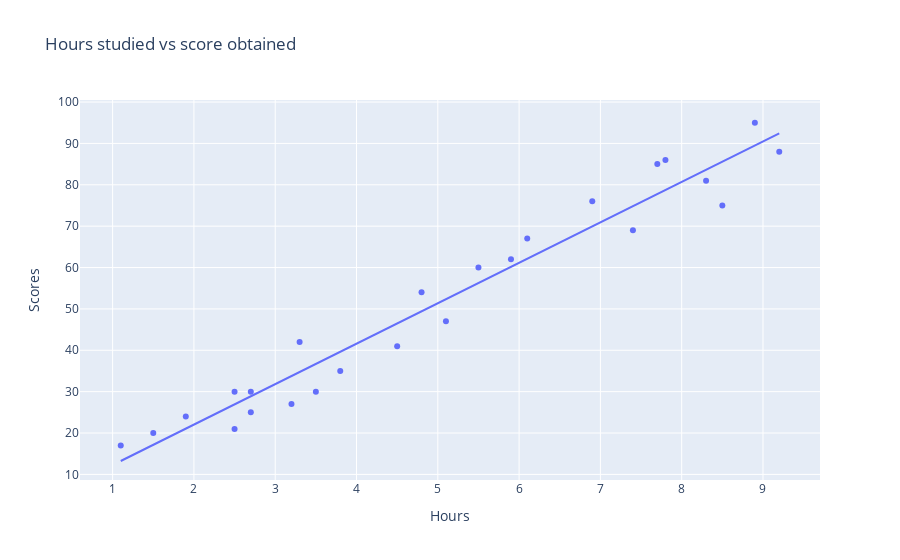

This figure's notebook cell:
### Markdown cell above
# ploting the trendline of the regression using plotly

### Code cell
fig = pex.scatter(dataset, x="Hours", y="Scores",title="Hours studied vs score obtained",trendline='ols')

fig.show()

### Figure 1 — Plotly figure (JSON) as saved in the notebook; plotly's stock layout.template omitted (floating-point values rounded to 4 significant figures)
{"data": [{"hovertemplate": "Hours=%{x}<br>Scores=%{y}<extra></extra>", "legendgroup": "", "marker": {"color": "#636efa", "symbol": "circle"}, "mode": "markers", "name": "", "orientation": "v", "showlegend": false, "type": "scatter", "x": [2.5, 5.1, 3.2, 8.5, 3.5, 1.5, 9.2, 5.5, 8.3, 2.7, 7.7, 5.9, 4.5, 3.3, 1.1, 8.9, 2.5, 1.9, 6.1, 7.4, 2.7, 4.8, 3.8, 6.9, 7.8], "xaxis": "x", "y": [21, 47, 27, 75, 30, 20, 88, 60, 81, 25, 85, 62, 41, 42, 17, 95, 30, 24, 67, 69, 30, 54, 35, 76, 86], "yaxis": "y"}, {"hovertemplate": "<b>OLS trendline</b><br>Scores = 9.7758 * Hours + 2.48367<br>R<sup>2</sup>=0.952948<br><br>Hours=%{x}<br>Scores=%{y} <b>(trend)</b><extra></extra>", "legendgroup": "", "marker": {"color": "#636efa", "symbol": "circle"}, "mode": "lines", "name": "", "showlegend": false, "type": "scatter", "x": [1.1, 1.5, 1.9, 2.5, 2.5, 2.7, 2.7, 3.2, 3.3, 3.5, 3.8, 4.5, 4.8, 5.1, 5.5, 5.9, 6.1, 6.9, 7.4, 7.7, 7.8, 8.3, 8.5, 8.9, 9.2], "xaxis": "x", "y": [13.24, 17.15, 21.06, 26.92, 26.92, 28.88, 28.88, 33.77, 34.74, 36.7, 39.63, 46.47, 49.41, 52.34, 56.25, 60.16, 62.12, 69.94, 74.82, 77.76, 78.73, 83.62, 85.58, 89.49, 92.42], "yaxis": "y"}], "layout": {"legend": {"tracegroupgap": 0}, "title": {"text": "Hours studied vs score obtained"}, "xaxis": {"anchor": "y", "domain": [0, 1], "title": {"text": "Hours"}}, "yaxis": {"anchor": "x", "domain": [0, 1], "title": {"text": "Scores"}}}}
